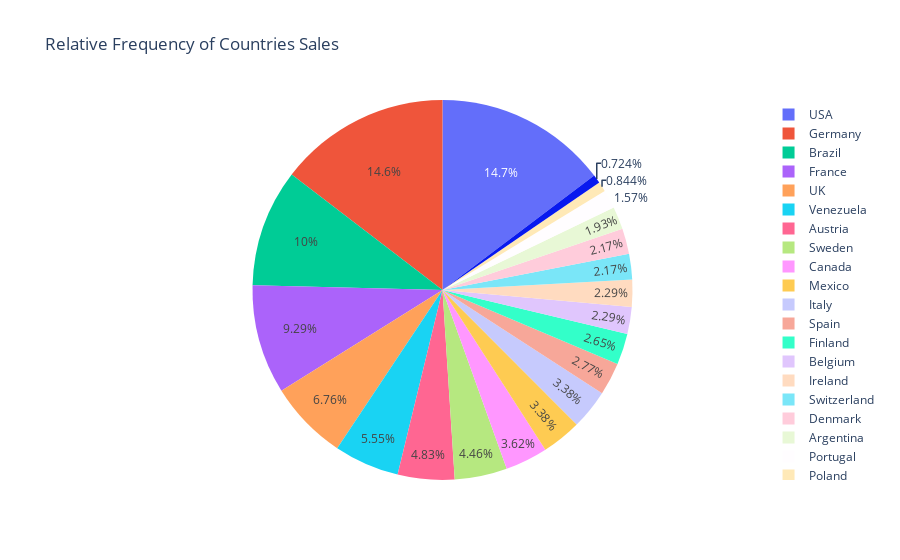

Notebook cell for this chart:
### Code cell
px.pie(data_frame=orders, names='country', title = 'Relative Frequency of Countries Sales')

### Figure 1 — Plotly figure (JSON) as saved in the notebook; plotly's stock layout.template omitted (floating-point values rounded to 4 significant figures; data arrays with more than 128 entries replaced by an {"elided": "..."} marker saying what was removed)
{"data": [{"domain": {"x": [0, 1], "y": [0, 1]}, "hovertemplate": "country=%{label}<extra></extra>", "labels": {"elided": "829 str values"}, "legendgroup": "", "name": "", "showlegend": true, "type": "pie"}], "layout": {"legend": {"tracegroupgap": 0}, "title": {"text": "Relative Frequency of Countries Sales"}}}
